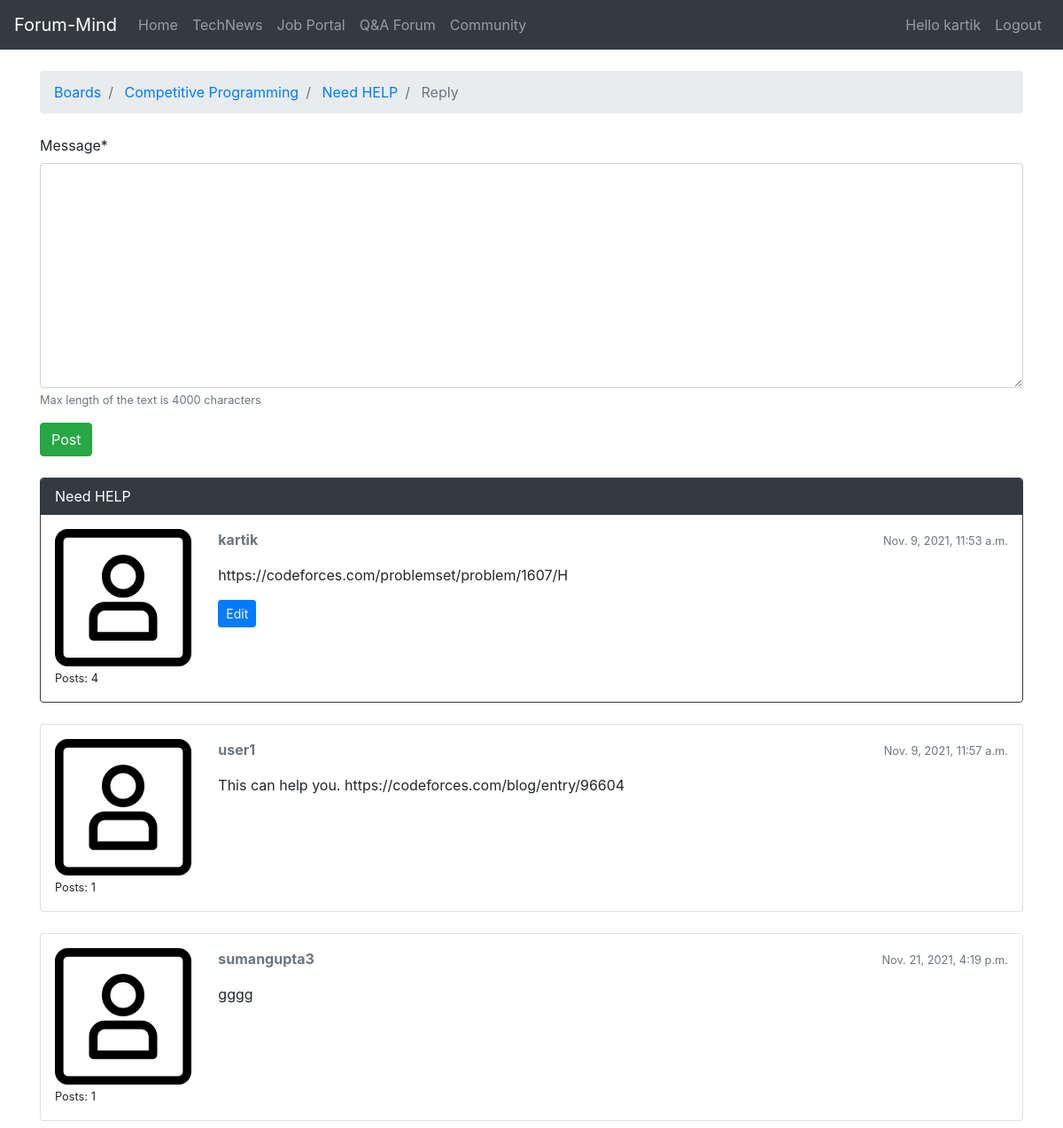
The page /forums/boards/7/7/reply/ (signed in) on the database its author committed.
### forums/models.py (models this page shows, shortened)
class Topic(models.Model):
    subject = models.CharField(max_length=256)
    last_updated = models.DateTimeField(auto_now_add=True)
    board = models.ForeignKey(
        Board,
        on_delete=models.CASCADE,
        related_name='topics',
    )
    starter = models.ForeignKey(
        settings.AUTH_USER_MODEL,
        on_delete=models.CASCADE,
        related_name='topics',
    )
    views = models.PositiveIntegerField(default=0)
    def get_absolute_url(self):
        return reverse('topic_posts', kwargs={
            'pk': self.board.pk,
            'topic_pk': self.pk
        })

class Board(models.Model):
    name = models.CharField(max_length=30, unique=True)
    description = models.CharField(max_length=100)

class Post(models.Model):
    message = models.TextField(max_length=4000)
    topic = models.ForeignKey(
        Topic,
        on_delete=models.CASCADE,
        related_name='posts',
    )
    created_at = models.DateTimeField(auto_now_add=True)
    updated_at = models.DateTimeField(null=True)
    created_by = models.ForeignKey(
        settings.AUTH_USER_MODEL,
        on_delete=models.CASCADE,
        related_name='posts',
    )
    updated_by = models.ForeignKey(
        settings.AUTH_USER_MODEL,
        on_delete=models.CASCADE,
        null=True,
        related_name='+',
    )

### forums/views.py (the view)
# urls.py: path('boards/<int:pk>/<int:topic_pk>/reply/', views.reply_topic, name='reply_topic'),
@login_required
def reply_topic(request, pk, topic_pk):
    topic = get_object_or_404(Topic, board__pk=pk, pk=topic_pk)
    posts = topic.posts.all()
    if request.method == 'POST':
        form = PostForm(request.POST)
        if form.is_valid():
            post = form.save(commit=False)
            post.topic = topic
            post.created_by = request.user
            post.save()
            return redirect('topic_posts', pk=pk, topic_pk=topic_pk)
    else:
        form = PostForm()
    context = {'topic': topic, 'posts': posts, 'form': form}
    return render(request, 'forums/reply_topic.html', context)

### forums/forms.py
class PostForm(forms.ModelForm):
    class Meta:
        model = Post
        fields = ['message', ]
        help_texts = {'message': 'Max length of the text is 4000 characters'}

### forums/templates/forums/reply_topic.html (shortened to what this page needs)
{% extends 'forums/base.html' %}
{% block breadcrumb %}
<li class="breadcrumb-item">
    <a href="{% url 'home' %}">Boards</a>
</li>
<li class="breadcrumb-item">
    <a href="{% url 'board_topics' topic.board.pk %}">
        {{ topic.board.name }}
    </a>
</li>
<li class="breadcrumb-item">
    <a href="{{ topic.get_absolute_url }}">
        {{ topic.subject }}
    </a>
</li>
<li class="breadcrumb-item active">
    Reply
</li>
{% endblock %}
{% block content %}
{% load crispy_forms_tags %}
<form method="post" novalidate>
    {{ form|crispy }}
    <button type="submit" class="btn btn-success">Post</button>
</form>
{% include 'forums/includes/all_topic_posts.html' %}
{% endblock %}

### forums/templates/forums/base.html (shortened to what this page needs)
<!doctype html>
<html lang="en">
<head>
    <link rel="stylesheet" href="https://maxcdn.bootstrapcdn.com/bootstrap/4.0.0/css/bootstrap.min.css"
>
</head>
<body>
{% block body %}
<nav class="navbar navbar-expand-lg navbar-dark bg-dark">
            <a class="navbar-brand" href="{% url 'homepage' %}">Forum-Mind</a>
              <div class="collapse navbar-collapse" id="navbarSupportedContent">
                <ul class="navbar-nav mr-auto">
                  <li class="nav-item">
                    <a class="nav-link" href="{% url 'homepage' %}">Home</a>
                  </li>
                  <li class="nav-item">
                    <a class="nav-link" href="{% url 'news' %}">TechNews</a>
                  </li>
                  <li class="nav-item">
                    <a class="nav-link" href="{% url 'jobs:index' %}">Job Portal</a>
                  </li>
                  <li class="nav-item">
                    <a class="nav-link" href="/forums/">Q&A Forum</a>
                  </li>
                  <li class="nav-item">
                    <a class="nav-link" href="/community/">Community</a>
                  </li>
                </ul>
            </div>
                <div class="navbar-nav">
                    {% if user.is_authenticated %}
                    <a class="nav-item nav-link" href="{% url 'profile' %}">Hello {{user.username}}</a>
                    <a class="nav-item nav-link" href="{% url 'logout' %}">Logout</a>
                    {% else %}
                    <a class="nav-item nav-link" href="{% url 'login' %}">Login</a>
                    <a class="nav-item nav-link" href="{% url 'register' %}">Register</a>
                    {% endif %}
                </div>
        </nav>
<div class="container">
    <ol class="breadcrumb my-4">
        {% block breadcrumb %}
        {% endblock %}
    </ol>
    {% block content %}
    {% endblock %}
</div>
{% endblock body %}
</body>
</html>

### forums/templates/forums/includes/all_topic_posts.html
{% load static %}
{% for post in posts %}
<div class="card mb-2 mt-4 {% if forloop.first %}border-dark{% endif %}">
    {% if forloop.first %}
        <div class="card-header text-white bg-dark py-2 px-3">
            {{ topic.subject }}
        </div>
    {% endif %}
    <div class="card-body p-3">
        <div class="row">
            <div class="col-2">
                <img src="{% static 'img/avatar.svg' %}" alt="{{ post.created_by.username }}" class="w-100">
                <small>Posts: {{ post.created_by.posts.count }}</small>
            </div>
            <div class="col-10">
                <div class="row mb-3">
                    <div class="col-6">
                        <strong class="text-muted">{{ post.created_by.username }}</strong>
                    </div>
                    <div class="col-6 text-right">
                        <small class="text-muted">{{ post.created_at }}</small>
                    </div>
                </div>
                <p>{{ post.message }}</p>
                {% if post.created_by == user %}
                    <div class="mt-3">
                        <a href="{% url 'edit_post' post.topic.board.pk post.topic.pk post.pk %}"
                           class="btn btn-primary btn-sm" role="button">
                            Edit
                        </a>
                    </div>
                {% endif %}
            </div>
        </div>
    </div>
</div>
{% endfor %}

### rows shown on the page
Topic: board.name "Competitive Programming", subject "Need HELP"
Post: created_by.posts.count "4", created_by.username "kartik", created_at "Nov. 9, 2021, 11:53 a.m.", message "https://codeforces.com/problemset/problem/1607/H", shows "Edit"
Post: created_by.posts.count "1", created_by.username "user1", created_at "Nov. 9, 2021, 11:57 a.m.", message "This can help you. https://codeforces.com/blog/entry/96604"
Post: created_by.posts.count "1", created_by.username "sumangupta3", created_at "Nov. 21, 2021, 4:19 p.m.", message "gggg"

### other values the page prints
{{ user.username }} "kartik"
